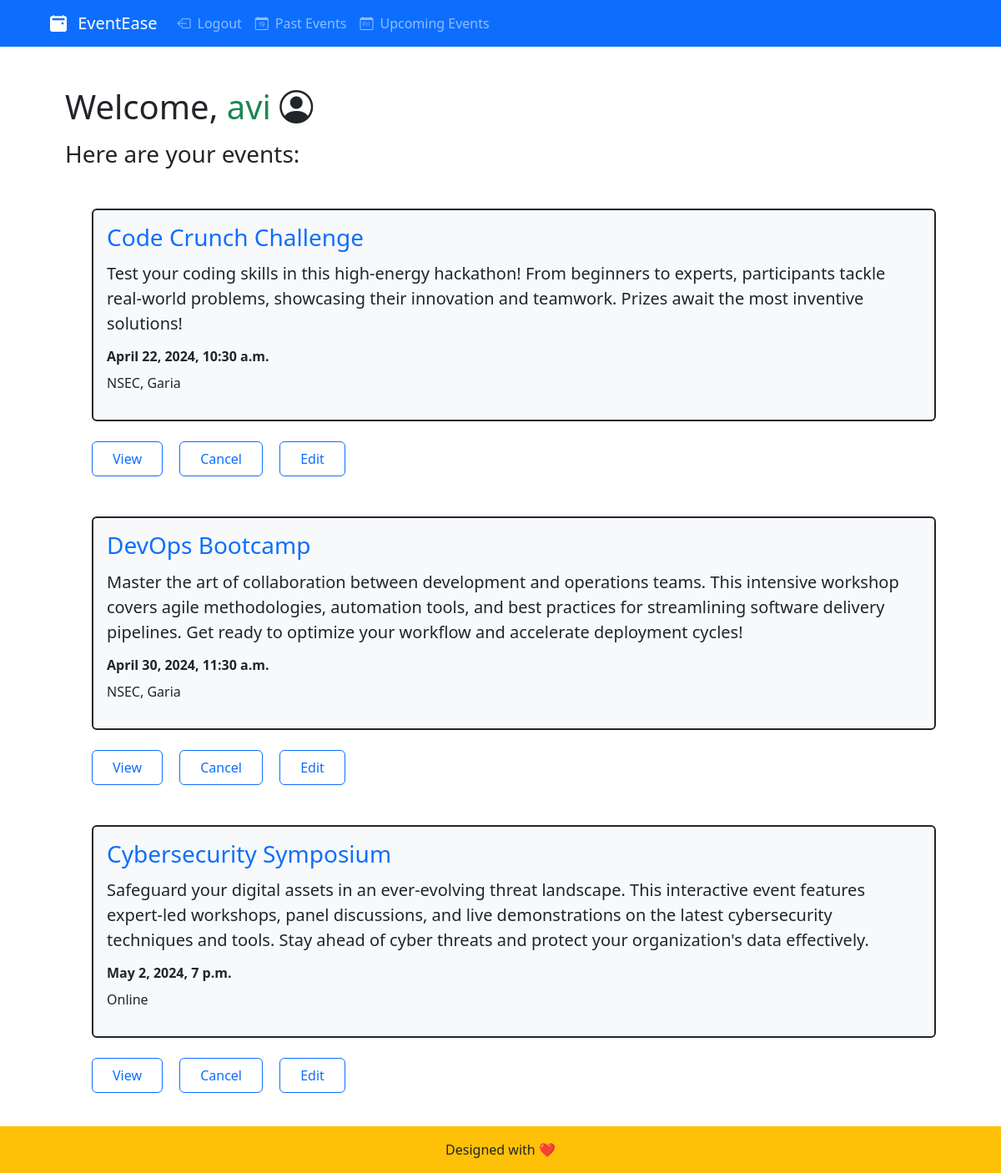
Before: /events/my/ (signed in) with the older database file.
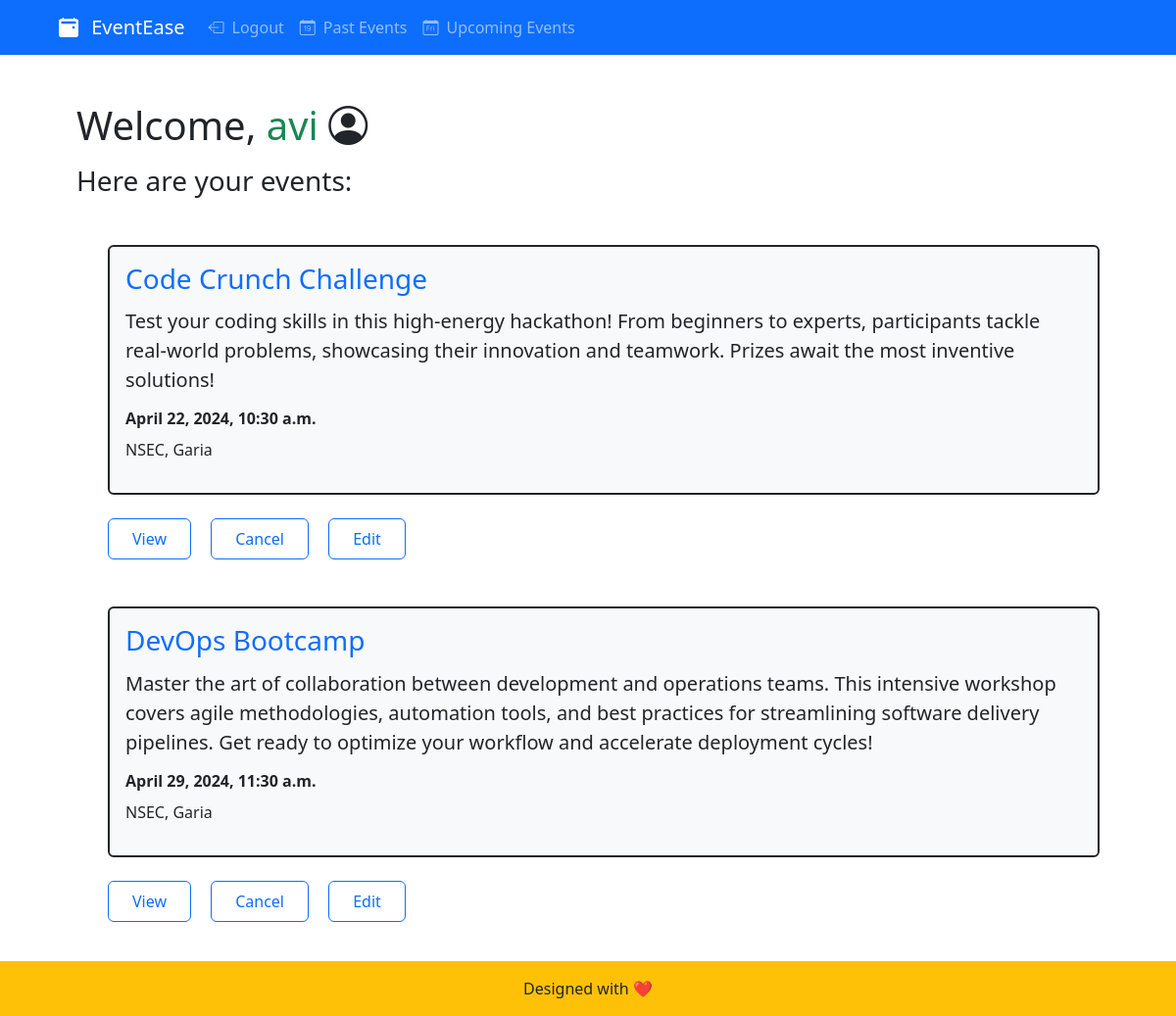
After: the same page with the newer database file.
### events/models.py (models this page shows, shortened)
class Event(models.Model):
    title = models.CharField(max_length=200)
    description = models.TextField()
    date = models.DateTimeField()
    location = models.CharField(max_length=200)
    user = models.ForeignKey(User, on_delete=models.CASCADE, null=True)
    max_participants = models.IntegerField(default=5)
    num_participants = models.IntegerField(default=0)

### events/views.py (the view)
# urls.py: path("my/", views.my_events, name="my_events"),
@login_required
def my_events(request):
    events = Event.objects.filter(user=request.user).order_by("date")
    username = request.user.username
    return render(
        request, "events/my_events.html", {"events": events, "username": username}
    )

### events/templates/events/my_events.html (shortened to what this page needs)
{% extends "events/layout.html" %}
{% block content %}
<div class="container p-5 text-md-start">
  <h1 class="mb-3">Welcome, <span class="text-success">{{ username }}</span> <i class="bi bi-person-circle"></i> </h1>
<h3 class="mb-5">Here are your events:</h3>
{% if events %}
<ul>
  {% for event in events %}
  <li class="list-group bg-light p-3 border border-2 border-dark  mb-3">
    <h3 class="text-primary">{{ event.title }}</h3>
    <p class="fs-5 my-1">{{ event.description }}</p>
    <p class="fw-bold my-2">{{ event.date }}</p>
    <p class="fw-medium">{{ event.location }}</p>
  </li>
  <div class="mb-5 text-center text-md-start">
    <a href="{% url 'view_events' event.id %}" class="btn btn-outline-primary py-2 px-4 me-3 mt-2 marginbtn">View</a>
  <a href="{% url 'cancel_events' event.id %}" class="btn btn-outline-primary py-2 px-4 me-3 mt-2 marginbtn">Cancel</a>
  <a href="{% url 'edit_events' event.id %}" class="btn btn-outline-primary py-2 px-4 me-3 mt-2 marginbtn">Edit</a>
  </div>
  {% endfor %}
</ul>
{% else %}
<p>No events created.</p>
{% endif %}
</div>
{% endblock %}

Changed rows visible on the page:
removed Event: title "Cybersecurity Symposium", description "Safeguard your digital assets in an ever-evolving threat landscape. This interactive event features expert-led workshops, panel discussions, and live demonstrations on the latest cybersecurity techniques and tools. Stay ahead of cyber threats and protect your organization's data effectively.", date "May 2, 2024, 7 p.m.", location "Online"
changed Event "DevOps Bootcamp": date "April 30, 2024, 11:30 a.m." → "April 29, 2024, 11:30 a.m."
